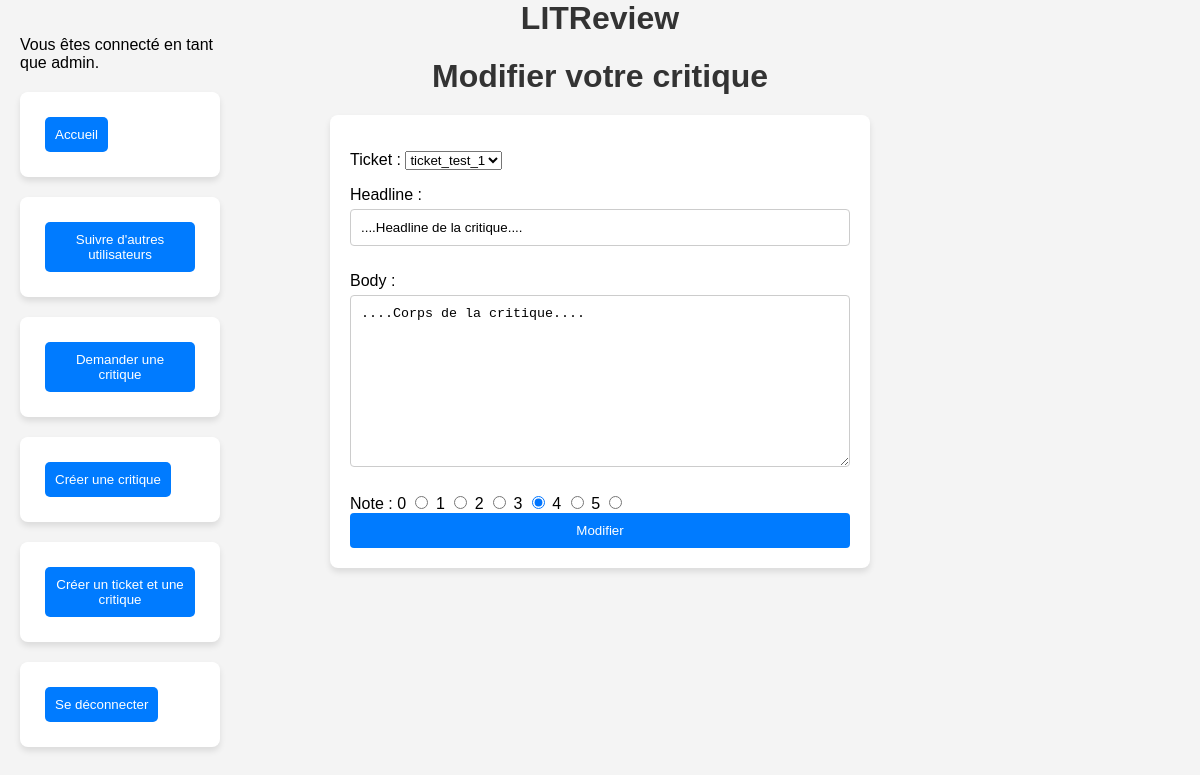
/reviews/1/update/ (signed in), run on the app's committed database.
### review/models.py (models this page shows, shortened)
class Review(models.Model):
    ticket = models.ForeignKey(to=Ticket, on_delete=models.CASCADE, related_name='reviews')
    rating = models.PositiveSmallIntegerField(validators=[MinValueValidator(0), MaxValueValidator(5)])
    user = models.ForeignKey(to=settings.AUTH_USER_MODEL, on_delete=models.CASCADE, related_name='reviews')
    headline = models.CharField(max_length=128)
    body = models.fields.TextField(max_length=8192, blank=True)
    time_created = models.fields.DateTimeField(auto_now_add=True)

### authentication/models.py (models this page shows)
class User(AbstractUser):
    pass

### review/views.py (the view, shortened to what this page needs)
# urls.py: path('reviews/<int:pk>/update/', review.views.ReviewUpdateView.as_view(), name='review-update'),
class ReviewUpdateView(LoginRequiredMixin, UserIsOwnerMixin, UpdateView):
    model = Review
    form_class = ReviewForm
    template_name = 'review/review_update_form.html'
    success_url = reverse_lazy('review-list')
    def get_initial(self):
        initial = super().get_initial()
        ticket_id = self.kwargs.get('ticket_id')
        if ticket_id:
            initial['ticket'] = get_object_or_404(Ticket, id=ticket_id)
        return initial

### review/forms.py (shortened to what this page needs)
class ReviewForm(forms.ModelForm):
    RATING_CHOICES = [
        (0, '0'),
        (1, '1'),
        (2, '2'),
        (3, '3'),
        (4, '4'),
        (5, '5'),
    ]
    rating = forms.ChoiceField(choices=RATING_CHOICES, widget=forms.RadioSelect)
    class Meta:
        model = Review
        fields = ['ticket', 'rating', 'headline', 'body']

### ticket/models.py (called while the page is built)
    def __str__(self):
        return self.title

### ticket/views.py (called while the page is built)
    def dispatch(self, request, *args, **kwargs):
        obj = self.get_object()
        if obj.user != request.user:
            raise PermissionDenied
        return super().dispatch(request, *args, **kwargs)

### review/templates/review/review_update_form.html (shortened to what this page needs)
{% extends 'base.html' %}
{% block content %}
<h1>Modifier votre critique</h1>
  <form action="" method="post">
   <p>
    {{ form.ticket.label_tag }}
    {{ form.ticket }}
  </p>
  <p>
    {{ form.headline.label_tag }}
    {{ form.headline }}
  </p>
  <p>
    {{ form.body.label_tag }}
    {{ form.body }}
  </p>
  <div class="rating">
        <span>Note :</span>
        {% for choice in form.rating %}
            <label for="{{ choice.id_for_label }}">
                {{ choice.choice_label }}
                {{ choice.tag }}
            </label>
        {% endfor %}
  </div>
    <input type="submit" value="Modifier">
 </form>
{% endblock %}

### templates/base.html (shortened to what this page needs)
{% load static %}
<html>
    <head>
        <link rel="stylesheet" href="{% static 'app.css' %}">
    </head>
    <body>
        <h1>LITReview</h1>
        {% block content %}{% endblock content %}
        {% if user.is_authenticated %}
            <div class="sidebar">
                <p>Vous êtes connecté en tant que {{ request.user }}.</p>
                <form method="get" action="{% url 'home' %}">
                    <button type="submit" >Accueil</button>
                 </form>
                 <form method="post" action="{% url 'follow-users' %}">
                    <button type="submit" >Suivre d'autres utilisateurs</button>
                 </form>
                 <form method="post" action="{% url 'ticket-create' %}">
                    <button type="submit" >Demander une critique</button>
                 </form>
                 <form method="post" action="{% url 'review-create' %}">
                    <button type="submit" >Créer une critique</button>
                 </form>
                <form method="post" action="{% url 'create-ticket-review' %}">
                    <button type="submit" >Créer un ticket et une critique</button>
                </form>
                 <form method="post" action="{% url 'logout' %}">
                    <button type="submit" >Se déconnecter</button>
                </form>
            </div>
        {% endif %}
    </body>
</html>

### static/app.css (style rules this page uses)
body { font-family: 'Arial', sans-serif; margin: 0; padding: 0; background-color: #f4f4f4; }
h1 { color: #333; text-align: center; margin-bottom: 20px; }
button { background-color: #007bff; color: white; border: none; padding: 10px; margin: 5px; border-radius: 5px; cursor: pointer; }
form { background-color: white; padding: 20px; border-radius: 8px; box-shadow: 0 4px 6px rgba(0,0,0,0.1); max-width: 500px; margin: 20px auto; }
input[type="text"], input[type="email"], input[type="password"], textarea { width: 100%; padding: 10px; margin-top: 5px; margin-bottom: 10px; border: 1px solid #ccc; border-radius: 4px; }
input[type="submit"] { width: 100%; padding: 10px; border-radius: 4px; border: none; color: white; background-color: #007bff; cursor: pointer; }
.sidebar { padding: 20px; width: 200px; position: fixed; left: 0; top: 0; }

### data on the page
Review: ticket "ticket_test_1", headline "....Headline de la critique....", body "....Corps de la critique...."
User: user "admin"

### other printed values
{{ choice.choice_label }} "0" "1" "2" "3" "4" "5"
